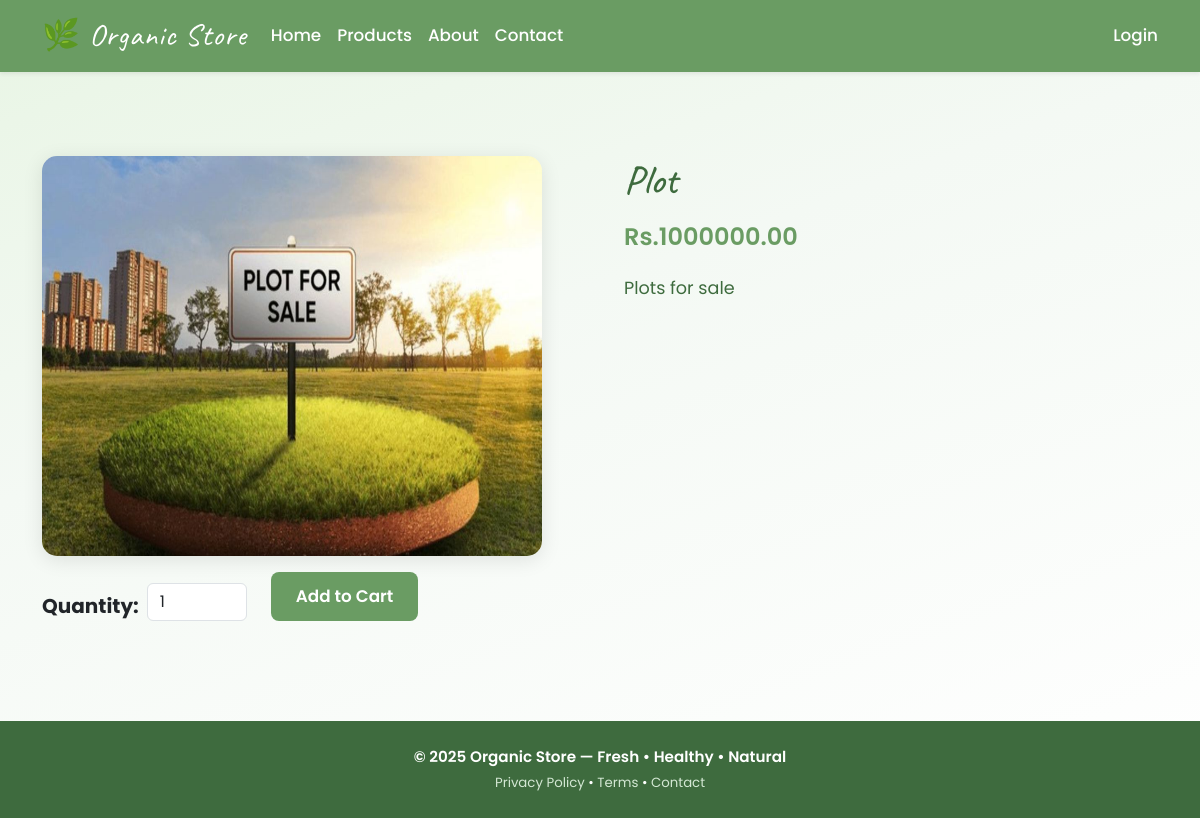
Page /store/products/2/detail/ on the committed database.
### store/models.py (models this page shows, shortened)
class Product(models.Model):
    name = models.CharField(max_length=100)
    price = models.DecimalField(max_digits=10, decimal_places=2, default=0.0)
    image = models.ImageField(upload_to="products/",null =True, blank=True)
    featured = models.BooleanField(default=False)
    description = models.TextField(null=True, blank=True)
    created_at = models.DateTimeField(auto_now_add=True, null=True)
    updated_at = models.DateTimeField(auto_now=True, null=True)
    categories = models.ManyToManyField(Category, related_name="products")

### store/views.py (the view)
# urls.py: path("products/<int:pk>/detail/", views.product_detail, name="product_detail_page"),
def product_detail(request, pk):
    product = get_object_or_404(Product, pk=pk)
    context = {"product": product}
    return render(request, "store/product_detail.html", context)

### store/templates/store/product_detail.html (shortened to what this page needs)
{% extends "base.html" %}
{% block content %}
<section class="container product-detail">
    <div class="row g-5">
        <div class="col-md-6">
            <div class="product-image-wrapper">
                <img src="{{ product.image.url }}" alt="{{ product.name }}" class="product-img">
            </div>
            <form class="d-flex align-items-end gap-4 mt-3" method="POST" action="{% url 'store:add_to_cart' product.id %}">
                <div class="d-flex align-items-end gap-2">
                    <label for="quantity" class="fw-bold fs-5">Quantity:</label>
                    <input type="number" name="quantity" value="1" min="1" class="form-control"
                        style="max-width:100px;">
                </div>
                <button href="" type="submit" class="btn-add-cart">Add to Cart</button>
            </form>
        </div>
        <div class="col-md-6 product-info">
            <h1>{{ product.name|title }}</h1>
            <p class="price"> Rs.{{ product.price }}</p>
            <p class="description">{{ product.description }}</p>
        </div>
    </div>
</section>
{% endblock content %}

### accounts/common_templates/base.html (style rules this page uses)
:root { --organic-primary: #6a9c63; --organic-dark: #3e6b3e; --organic-light: #f4f9f4; }
body { font-family: 'Poppins', sans-serif !important; font-size: 1.05rem; background: linear-gradient(160deg, #e8f5e4 0%, #f4f9f4 40%, #ffffff 100%); min-height: 100vh; }

### store/templates/store/product_detail.html (style rules this page uses)
.product-detail { padding: 60px 0; }
.product-image-wrapper { height : 400px; width : 500px; }
.product-img { width: inherit; height: inherit; border-radius: 15px; box-shadow: 0 4px 20px rgba(0, 0, 0, 0.1); object-fit: stretch; }
.product-info h1 { font-family: 'Caveat', cursive !important; font-size: 2.5rem; color: var(--organic-dark); margin-bottom: 15px; }
.product-info p.price { font-size: 1.5rem; color: var(--organic-primary); font-weight: 600; margin-bottom: 20px; }
.product-info p.description { font-size: 1.1rem; color: #3e6b3e; margin-bottom: 25px; }
.btn-add-cart { background-color: var(--organic-primary); color: #fff; border: none; border-radius: 8px; padding: 12px 25px; font-weight: 600; transition: 0.2s; }

### rows in the picture
Product: image (picture), name "Plot", price "1000000.00", description "Plots for sale"

### other values in the picture
{{ year|default:2025 }} "2025"
